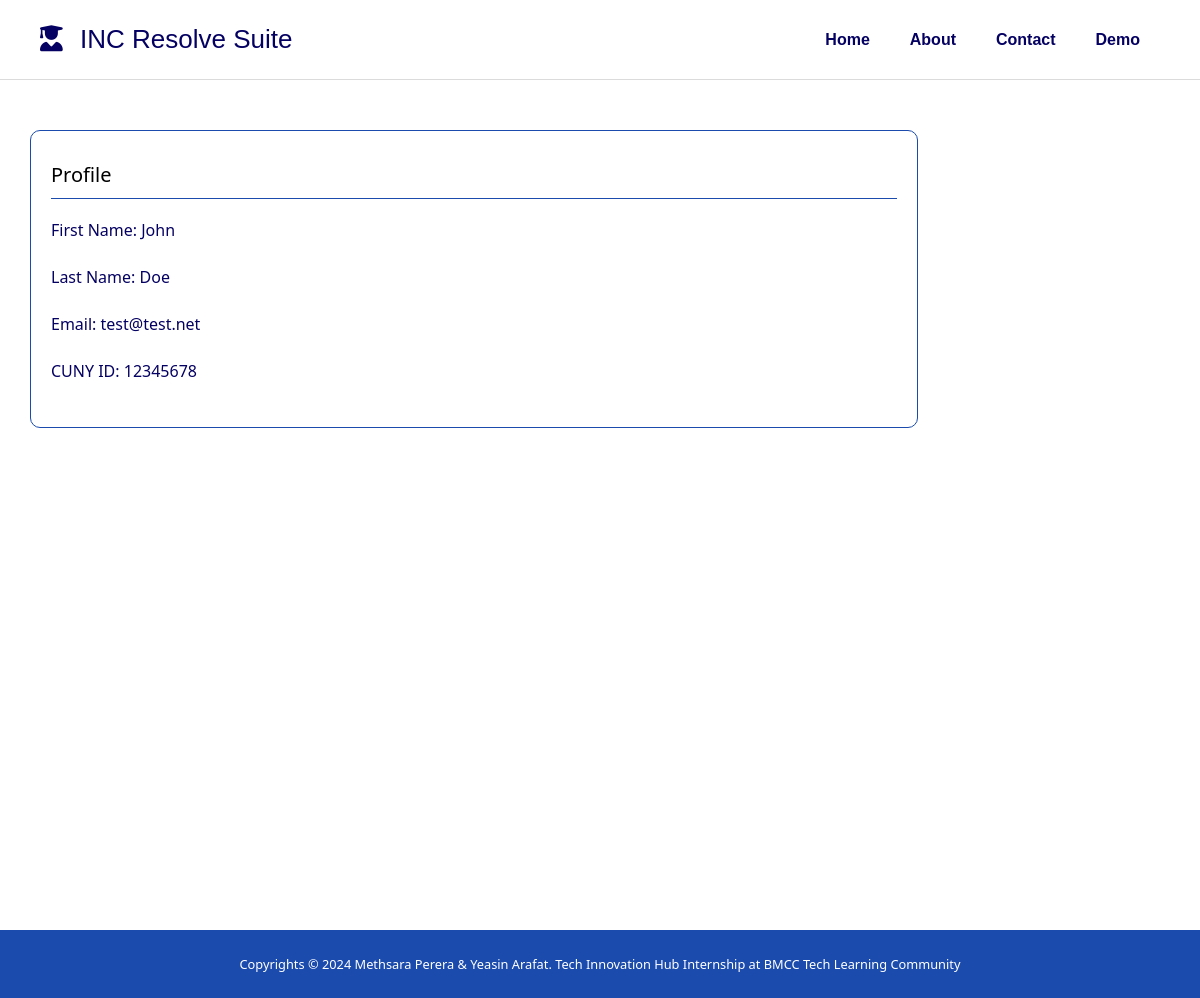
Page /portal/student/profile.php (signed in) on the committed database.
### tables this page shows
CREATE TABLE `student` (
  `cunyid` int(8) NOT NULL,
  `fname` varchar(46) NOT NULL,
  `lname` varchar(46) NOT NULL,
  `email` varchar(62) NOT NULL,
  `password` varchar(100) NOT NULL
);

### portal/student/profile.php (the view, shortened to what this page needs)
<?php
require_once "../../config.php";
$uid = $_SESSION['uid'];
$q1 = mysqli_query($conn,"SELECT fname, lname, email FROM student WHERE cunyid='$uid';");
if(mysqli_num_rows($q1) > 0){
    $newq1 = mysqli_fetch_assoc($q1);
    $fname = $newq1['fname'];
    $lname = $newq1['lname'];
    $email = $newq1['email'];
}
?>
<!DOCTYPE html>
<html lang="en">
<head>
<link rel="stylesheet" href="../styles-web.css">
</head>
<body>
<header>
    <?php include('../php/header.php');?>
</header>
<section class="home-section-full">
    <div class="container">
        <div class="left-panel">
            <div class="task-container">
                <div class="task-heading">Profile</div>
                <?php
                echo '<div class="task-divider"></div>
                <div class="task-subheading">
                    <div> First Name: '. $fname .'</div>
                </div>
                <div class="task-subheading">
                    <div> Last Name: '. $lname .'</div>
                </div>
                <div class="task-subheading">
                    <div> Email: '. $email.'</div>
                </div>
                <div class="task-subheading">
                    <div> CUNY ID: '. $uid.'</div>
                </div>';
                ?>
            </div>
        </div>
        <div class="right-panel">
        </div>
    </div>
</section>
<footer>
    <div class="footer-content">
        <?php include '../../php/copyright.php'; ?>
    </div>
</footer>
</body>
</html>

### portal/styles-web.css (style rules this page uses)
:root { --white-color: #fff; --grey-color: #262A43; --dark-blue-color: #050162; --blue-color: #1A4BAD; --green-color: #00DCAC; --light-grey-color: #dbdbdb; }
body, html { margin: 0; padding: 0; height: 100%; font-family: system-ui, -apple-system, BlinkMacSystemFont, 'Segoe UI', Roboto, Oxygen, Ubuntu, Cantarell, 'Open Sans', 'Helvetica Neue', sans-serif; background: var(--white-color); z-index: 1; }
header { margin: 0; padding: 0; }
.home-section-full { display: flex; flex-direction: column; min-height: 100vh; }
footer { margin-top: 50px; background-color: var(--blue-color); padding: 25px; text-align: center; }
.footer-content { color: var(--white-color); font-size: 0.8em; }
.container { display: flex; height: auto; }
.left-panel { width: 80%; background-color: var(--white-color); padding: 30px; }
.right-panel { width: 20%; background-color: var(--white-color); padding-left: 0px; padding-right: 30px; padding-top: 30px; padding-bottom: 30px; overflow-x: auto; }
.task-container { margin-top: 20px; background-color: var(--white-color); border: 1px solid var(--blue-color); border-radius: 10px; padding: 20px; box-sizing: border-box; }
.task-heading { font-size: 20px; margin-bottom: 10px; margin-top: 10px; }
.task-divider { border-top: 1px solid var(--blue-color); margin-bottom: 10px; }
.task-subheading { display: flex; justify-content: space-between; font-size: 16px; color: var(--dark-blue-color); margin-top: 20px; margin-bottom: 25px; }

### rows in the picture
student: fname "John", lname "Doe", email "test@test.net"

### other values in the picture
$uid "12345678"
